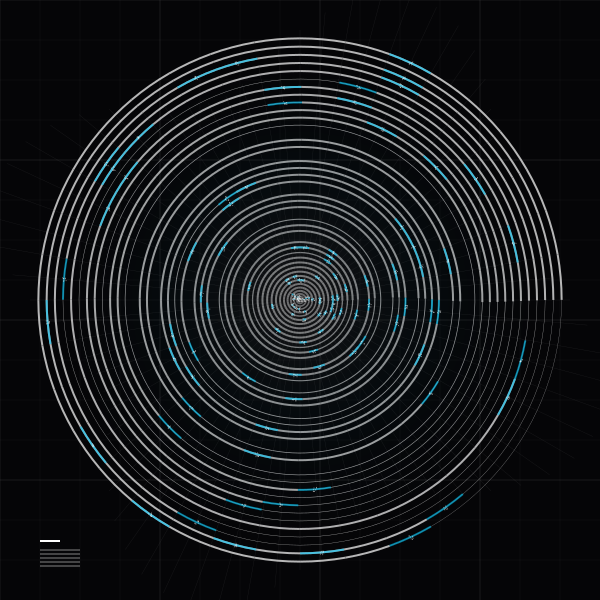

Write the Python code that produced this figure.
import cairo
import math
import random

# Setup
width, height = 600, 600 # Square format works best for polar transformations
surface = cairo.ImageSurface(cairo.FORMAT_ARGB32, width, height)
ctx = cairo.Context(surface)

# Background: Deep Void
ctx.set_source_rgb(0.02, 0.02, 0.03) 
ctx.paint()

def draw_dither_pattern(ctx, x, y, w, h, density):
    """Creates a high-frequency binary noise effect (dithering)."""
    ctx.save()
    ctx.set_source_rgba(1, 1, 1, 0.7)
    for _ in range(int(w * h * density)):
        px = x + random.random() * w
        py = y + random.random() * h
        ctx.rectangle(px, py, 0.8, 0.8)
        ctx.fill()
    ctx.restore()

def polar_to_cartesian(cx, cy, r, theta):
    return cx + r * math.cos(theta), cy + r * math.sin(theta)

# Parameters
cx, cy = width / 2, height / 2
num_rings = 45
num_sectors = 36
max_radius = min(width, height) * 0.45
accent_color = (0.0, 0.8, 1.0) # Cyan spectral accent

# --- LOGARITHMIC RADIAL SYSTEM ---
for i in range(num_rings):
    # Logarithmic progression for spacing (Swiss precision)
    # Tighter at the center, expanding outwards (acceleration)
    t = i / num_rings
    r = math.pow(t, 1.4) * max_radius
    r_next = math.pow((i + 1) / num_rings, 1.4) * max_radius
    
    # Varying line weight based on distance (Atmospheric depth)
    line_weight = 0.2 + (1.0 - t) * 1.5
    ctx.set_line_width(line_weight)
    
    # Randomly skip rings to create "tectonic" gaps
    if random.random() < 0.15:
        continue

    for j in range(num_sectors):
        angle_start = (j / num_sectors) * 2 * math.pi
        angle_end = ((j + 1) / num_sectors) * 2 * math.pi
        
        # Radial distortion: add a jitter that increases with radius
        distortion = (math.sin(t * 10) * 0.05) * (1 - t)
        angle_start += distortion
        angle_end += distortion

        # DRAW SECTOR EDGES
        ctx.set_source_rgba(0.9, 0.9, 0.9, 0.4 + (t * 0.4))
        
        # Draw arcs
        ctx.arc(cx, cy, r, angle_start, angle_end)
        ctx.stroke()
        
        # DRAW RECURSIVE SUBDIVISIONS (Data Clusters)
        if random.random() < 0.08:
            # Create a "highlighted" cell
            ctx.set_source_rgba(*accent_color, 0.6)
            ctx.set_line_width(2.0)
            ctx.arc(cx, cy, r, angle_start, angle_end)
            ctx.stroke()
            
            # Add high-frequency noise inside the segment
            # Approximate cell bounds for dithering
            mid_angle = (angle_start + angle_end) / 2
            dx, dy = polar_to_cartesian(cx, cy, r, mid_angle)
            draw_dither_pattern(ctx, dx-2, dy-2, 4, 4, 0.5)

# --- STRETCHED DISTANCE FIELDS (Radial Rays) ---
ctx.set_line_width(0.3)
for j in range(num_sectors * 2):
    angle = (j / (num_sectors * 2)) * 2 * math.pi
    
    # Mathematical rhythm: Length varies by sine wave
    length_mod = 0.5 + 0.5 * math.sin(angle * 4)
    start_r = 20 + (10 * math.cos(angle * 8))
    end_r = max_radius * (0.8 + 0.4 * length_mod)
    
    x1, y1 = polar_to_cartesian(cx, cy, start_r, angle)
    x2, y2 = polar_to_cartesian(cx, cy, end_r, angle)
    
    # Gradient-like stroke
    ctx.set_source_rgba(1, 1, 1, 0.1)
    ctx.move_to(x1, y1)
    ctx.line_to(x2, y2)
    ctx.stroke()

# --- NON-UNIFORM ORTHOGONAL OVERLAY (The Grid Contrast) ---
# A faint, rigid Cartesian grid to contrast the fluid polar motion
ctx.set_line_width(0.5)
grid_step = 40
for x in range(0, width, grid_step):
    alpha = 0.05 if (x // grid_step) % 4 != 0 else 0.15
    ctx.set_source_rgba(1, 1, 1, alpha)
    ctx.move_to(x, 0)
    ctx.line_to(x, height)
    ctx.stroke()

for y in range(0, height, grid_step):
    alpha = 0.05 if (y // grid_step) % 4 != 0 else 0.15
    ctx.set_source_rgba(1, 1, 1, alpha)
    ctx.move_to(0, y)
    ctx.line_to(width, y)
    ctx.stroke()

# --- FINISHING ELEMENT: SYSTEM IDENTIFIER ---
# Mimicking Swiss typography layout with geometric primitives
ctx.set_source_rgb(1, 1, 1)
ctx.rectangle(40, height - 60, 20, 2) # Thick bar
ctx.fill()
ctx.set_line_width(0.5)
for i in range(5):
    ctx.move_to(40, height - 50 + (i * 4))
    ctx.line_to(80, height - 50 + (i * 4))
    ctx.stroke()

# Final focal accent (Volumetric Glow)
radial_grad = cairo.RadialGradient(cx, cy, 10, cx, cy, max_radius)
radial_grad.add_color_stop_rgba(0, 1, 1, 1, 0.05)
radial_grad.add_color_stop_rgba(0.5, 0, 0.8, 1, 0.02)
radial_grad.add_color_stop_rgba(1, 0, 0, 0, 0)
ctx.set_source(radial_grad)
ctx.rectangle(0, 0, width, height)
ctx.fill()
